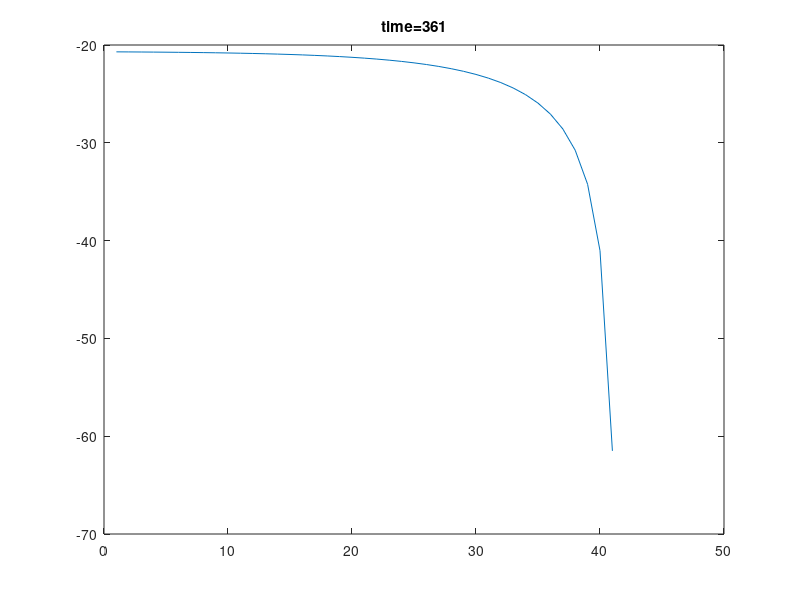

Here is the MATLAB script that generated this plot:
function [  ] = Solver1D_vectorizeDraft()
% 1D Richards equation with constant boundary condition 
% h based Richards equation
%
% First edition: Weix 05/05/2017 
%%
tic
% nNode=10;
% nTime=100;

% Spatial setup
lengthZ=40;
deltaZ=1;
nNodeZ=lengthZ/deltaZ+1;

% Temporal setup
lengthTime=360;
deltaTime=1;
nTime=lengthTime/deltaTime+1;

% Iteration setup
nMaxIteration=1000;
miniIteError=0.01;


% Mesh
% [x,z] = meshgrid(0:deltaX:lengthX,0:deltaZ:lengthZ);

% integer shows unknowns and 0 shows DBC
nUnknown=(nNodeZ-2);
indexUnknown=(1:nNodeZ-2);
% indexUnknown = reshape(uint32(1:nUnknown), (nNodeZ-2));

indexMatrix=zeros(nNodeZ,1);
indexMatrix(2:end-1)=indexUnknown;



H=zeros(nNodeZ,nTime);
% H_temp=zeros(nNode,nMaxIteration);

%%% 
%initial state

H_init=zeros(nNodeZ,1);
H_init(:)=-61.5;

bcTop=-20.7;
bcBottom=-61.5;
% bcBottom=-20.7;

% update initial field
H_init(1,:)=bcTop;
H_init(end,:)=bcBottom;





%% MAIN
TheataRecord(:,:,1)=H_init;
H=H_init;

% C=ones(nNodeZ,nNodeX)*1234567;

for t=1:nTime
    
    H_PreviousTime=H;
    
    for k=1:nMaxIteration 
    
        H0=H;
        
        C=theataDifFunc(H);
        K=kFunc(H);


        %initialize
        A=zeros(nUnknown);
        B=zeros(nUnknown,1);

        %Assemble Ax+B=0;
            
            i=1;
            for j =2:size(indexMatrix,1)-1

                kHalfUp   =(K(j,i)+K(j-1,i))/2;
                kHalfDown =(K(j,i)+K(j+1,i))/2;

                cCenter=C(j,i);


                wUp   = -kHalfUp  ./deltaZ^2;
                wDown = -kHalfDown./deltaZ^2;

                wCenter=cCenter/deltaTime-wUp-wDown;

                b=(kHalfDown-kHalfUp)/deltaZ-H_PreviousTime(j,i)*cCenter/deltaTime;


                indexCenter=indexMatrix(j,i);
                indexUp=indexMatrix(j-1,i);
                indexDown=indexMatrix(j+1,i);


                %Check BC and modify 
                %check if top BC
                if j==2 
                    indexUp=0;
                    b=b+wUp*H(j-1,i);
                end

                %check if bottom BC
                if j==nNodeZ-1 
                    indexDown=0;
                    b=b+wDown*H(j+1,i);
                end


                if indexUp>0 A(indexCenter,indexUp)=wUp; end
                if indexDown>0 A(indexCenter,indexDown)=wDown; end

                A(indexCenter,indexCenter)=wCenter;
                B(indexCenter,1)=b;

            end
            
            %% Vectorize code
            
            Atemp=zeros(nNodeZ);
            Btemp=zeros(nNodeZ,1);
            nZ=nNodeZ;

            for i=2:nZ-1    % for all non-boundary points

        %        w_center(i)= (2*K(i)+ K(i-1)+K(i+1))/(4*deltaZ^2)+C(i)/deltaT;
        %        w_up(i)    = (K(i)+ K(i-1))/(-2*deltaZ^2);
        %        w_down(i)  = (K(i)+ K(i+1))/(-2*deltaZ^2); 
        %        b(i)       = (K(i+1)-K(i-1))/(2*deltaZ);

               Atemp(i,i)   = (2*K(i)+ K(i-1)+K(i+1))/(2*deltaZ^2)+C(i)/deltaTime;
               Atemp(i,i-1) = (K(i)+ K(i-1))/(-2*deltaZ^2);
               Atemp(i,i+1) = (K(i)+ K(i+1))/(-2*deltaZ^2); 
               Btemp(i)     = (K(i+1)-K(i-1))/(2*deltaZ)-H_PreviousTime(i)*C(i)/deltaTime;

            end

            dbcFlag=zeros(nZ,1);
            dbcFlag(1)=1;
            dbcFlag(end)=1;

            P=diag(dbcFlag);


            dbcIndex=find(dbcFlag);
            nodeIndex=find(~dbcFlag);

            A2=Atemp(nodeIndex,nodeIndex);
            B2=Btemp(nodeIndex)+Atemp(nodeIndex,dbcIndex)*H(dbcIndex);

            
            sum(A(:)-A2(:))
            sum(B(:)-B2(:))
            
            
            
            %%
            
            
            
            
            
 
        
%         %trime for BC
%         indexIfKnown=~any(A);
%         indexIfUnknown=any(A);
% 
%         A=A(indexIfUnknown,indexIfUnknown);
%         B=B(indexIfUnknown);


        h=A2\(-B2);
        H(2:end-1)=h;
    
        
        sseIte=sum((H(:)-H0(:)).^2);
        if sqrt(sseIte)<miniIteError 
            break 
        end
        
    end
    
    
    
    
    TheataRecord(:,:,t)=H;
    
end
    
toc
    
figure
plot(H_init);

for t=1:nTime
    plot(TheataRecord(:,:,t))
    title(sprintf('time=%i',t))
    drawnow
    frame(t)=getframe;
    
end
    

end





function [k,j]=index2kj(index)
    
end


function theata=theataFunc(h)
theataS=0.287;
theataR=0.075;
alpha=1.611e6;
beta=3.96;

result=alpha.*(theataS-theataR)/(alpha+abs(h).^beta)+theataR;
end

function theataDif=theataDifFunc(h)
theata_s=0.287;
theata_r=0.075;
alpha=1.611e6;
beta=3.96;

theataDif=-alpha.*(theata_s-theata_r).*-1.*(alpha+abs(h).^beta).^(-2).*abs(h).^(beta-1);

end

function result=kFunc(h)
rho=1.175e6;
r=4.74;
k_s=0.00944;

result=k_s.*rho./(rho+abs(h).^r);
end

